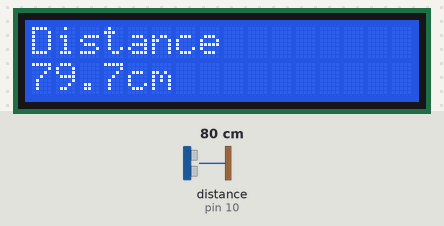
The sketch below on a simulated Arduino Uno, built with avr-gcc and run on an emulated ATmega328P. Parts: 16×2 character LCD. Wiring (inferred from the names in the program): ultrasonic range finder: trigger pin 9; echo pin 10. The test bench sets the inputs (shaded band); at power-on: distance to the obstacle (sensor on pin 10) 80 cm. The echo pulse lasts 58.3 µs per cm; what the sketch prints to the serial monitor is not drawn.

Above: at 3.2 s.
3.3 s: distance to the obstacle (sensor on pin 10) set to 120 cm
At 5.5 s:
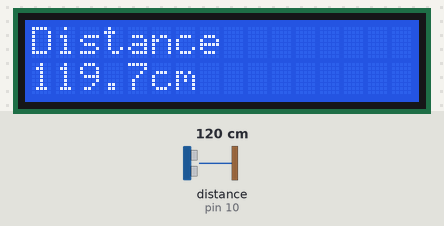
5.7 s: distance to the obstacle (sensor on pin 10) set to 2 cm
At 6.9 s:
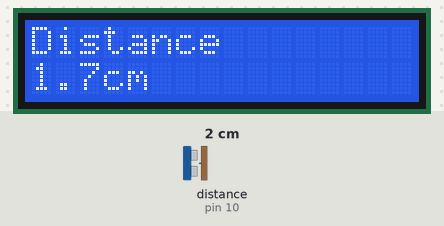
7.2 s: distance to the obstacle (sensor on pin 10) set to 4 cm
At 7.9 s:
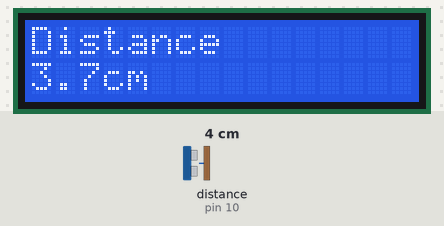
Timing chart, 0 to 10.2 s (numbered marks = the images above; inputs shaded):
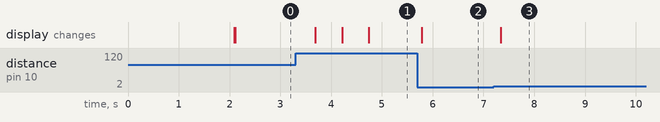

Measured:
- after the input at 3.3 s, the display: changes after 0.39 s (image 1)
- after the input at 5.7 s, the display: changes after 0.09 s (image 2)
- after the input at 7.2 s, the display: changes after 0.14 s (image 3)

The sketch:

Ultrasonic-Distance-Meter.ino
```cpp
#include <Wire.h>;

#include <LiquidCrystal_I2C.h>;

LiquidCrystal_I2C lcd(0x27,16,2);

#define trigPin 9
#define echoPin 10

long duration ;
float distance;

void setup(){


 pinMode(trigPin,OUTPUT);
 pinMode(echoPin,INPUT);

 Serial.begin(9600);
 lcd.init();
 lcd.backlight();

 lcd.setCursor(0,0);
 lcd.print("Ultrasonic");
 lcd.setCursor(0,1);
 lcd.print("Distance Meter");
 delay(2000);
 lcd.clear();
 }

 void loop(){
  //send triger pulse
  digitalWrite(trigPin,LOW);
  delayMicroseconds(2);

  digitalWrite(trigPin,HIGH);
  delayMicroseconds(10);


  digitalWrite(trigPin,LOW);

  duration =pulseIn(echoPin,HIGH);


  distance=duration*0.0343/2;

  Serial.print("Distance: ");
  Serial.print(distance);
  Serial.println("cm");
 //LCD display

 lcd.clear();
 lcd.setCursor(0,0);
 lcd.print("Distance");


 lcd.setCursor(0,1);
 lcd.print(distance,1);
 lcd.print("cm");

delay(500);
 }
```
